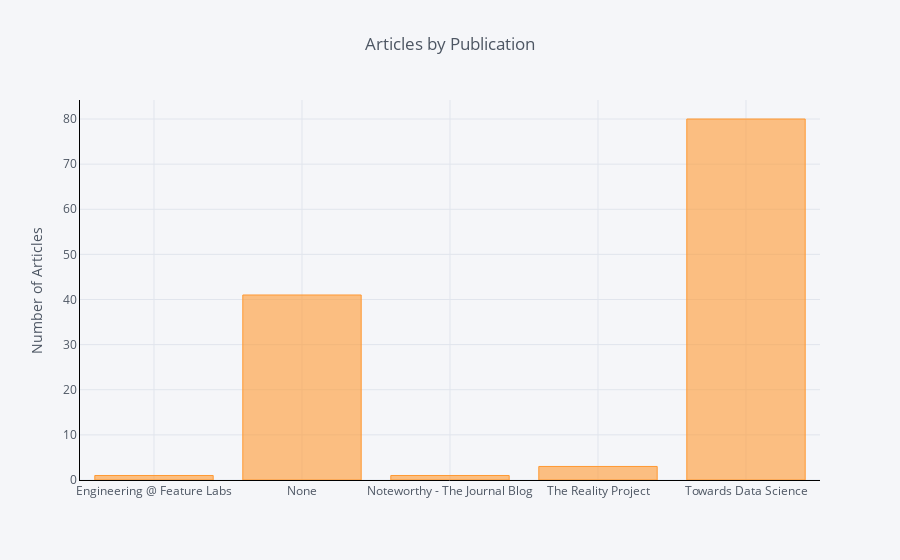

Notebook code for this chart:
### Markdown cell above
For a bar plot, we need to apply some sort of aggregation function and then plot. For example, we can show the `count` of articles in each publication with the following.

### Code cell
df.groupby('publication').count()['fans'].iplot(
    kind='bar', yTitle='Number of Articles', linecolor='black', title='Articles by Publication')

### Figure 1 — Plotly figure (JSON) as saved in the notebook; plotly's stock layout.template omitted (floating-point values rounded to 4 significant figures)
{"data": [{"marker": {"color": "rgba(255, 153, 51, 0.6)", "line": {"color": "rgba(255, 153, 51, 1.0)", "width": 1}}, "name": "fans", "orientation": "v", "text": "", "type": "bar", "uid": "475ca92d-ecd0-4957-9e03-a04c2d8ac4a0", "x": ["Engineering @ Feature Labs", "None", "Noteworthy - The Journal Blog", "The Reality Project", "Towards Data Science"], "y": [1, 41, 1, 3, 80]}], "layout": {"legend": {"bgcolor": "#F5F6F9", "font": {"color": "#4D5663"}}, "paper_bgcolor": "#F5F6F9", "plot_bgcolor": "#F5F6F9", "title": "Articles by Publication", "titlefont": {"color": "#4D5663"}, "xaxis": {"gridcolor": "#E1E5ED", "linecolor": "black", "showgrid": true, "tickfont": {"color": "#4D5663"}, "title": "", "titlefont": {"color": "#4D5663"}, "zerolinecolor": "#E1E5ED"}, "yaxis": {"gridcolor": "#E1E5ED", "linecolor": "black", "showgrid": true, "tickfont": {"color": "#4D5663"}, "title": "Number of Articles", "titlefont": {"color": "#4D5663"}, "zerolinecolor": "#E1E5ED"}}}
